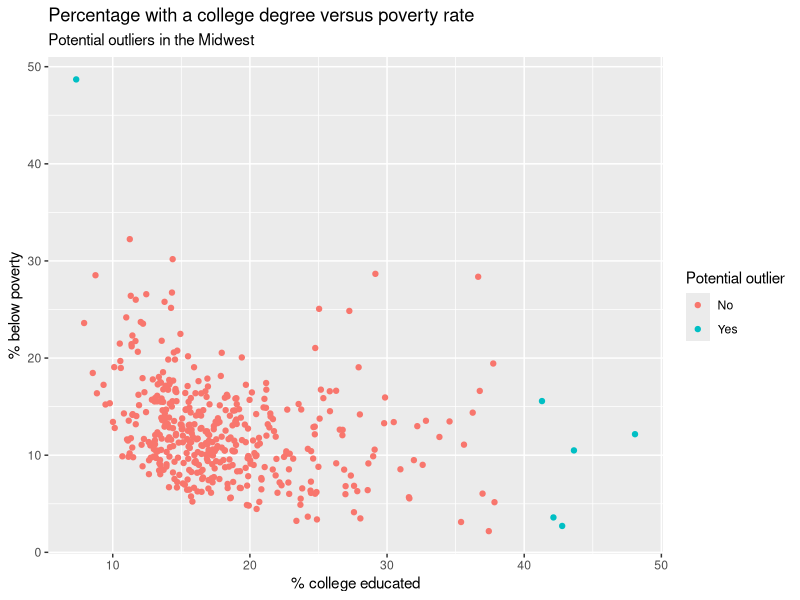

Here is the R script that generated this plot:
## ---- chunk 1
#| eval: true
#| message: false

library(tidyverse)
## ---- chunk 2
# Done with the assistance of ChatGPT
midwest %>%
  count(state) %>%
  arrange(desc(n))
## ---- chunk 3
# Done with the assistance of ChatGPT
midwest %>%
  count(county) %>%
  filter(n == 5)
## ---- chunk 4
# Done with the assistance of ChatGPT
midwest %>%
  filter(popdensity > 25000) %>%
  select(county, state, popdensity, poptotal, area) %>%
  arrange(desc(popdensity))
## ---- chunk 5
# Done with the assistance of ChatGPT
midwest %>%
  filter(popdensity == max(popdensity)) %>%
  select(county, state, popdensity, poptotal, area) %>%
  arrange(desc(popdensity))
## ---- chunk 6
# Done with the assistance of ChatGPT
midwest %>%
  summarize(
    typical_density = median(popdensity),
    q1 = quantile(popdensity, 0.25),
    q3 = quantile(popdensity, 0.75)
  )
## ---- chunk 7
# Done with the assistance of ChatGPT
midwest %>%
  mutate(metro = if_else(inmetro == 1, "Yes", "No")) %>%
  count(state, metro) %>%
  group_by(state) %>%
  mutate(prop = n / sum(n)) %>%
  ungroup()
## ---- chunk 8
# Done with the assistance of ChatGPT
midwest %>%
  filter(percbelowpoverty > 45, percollege < 10) %>%
  select(county, state, percbelowpoverty, percollege)
## ---- chunk 9
# Done with the assistance of ChatGPT
midwest %>%
  filter(percbelowpoverty > 45, percollege < 10) %>%
  select(county, state, percbelowpoverty, percollege)
## ---- chunk 10
# Done with the assistance of ChatGPT
midwest %>%
  filter(
    (percbelowpoverty > 45 & percollege < 10) |
    (percollege >= 40 & percbelowpoverty <= 20)
  ) %>%
  select(county, state, percbelowpoverty, percollege)
## ---- chunk 11
# Done with the assistance of ChatGPT
midwest %>%
  mutate(
    potential_outlier = if_else(
      (percbelowpoverty > 45 & percollege < 10) |
        (percollege >= 40 & percbelowpoverty <= 20),
      "Yes",
      "No"
    )
  ) %>%
  select(county, state, percbelowpoverty, percollege, potential_outlier) %>%
  arrange(potential_outlier)
## ---- chunk 12
# Done with the assistance of ChatGPT
midwest %>%
  mutate(
    potential_outlier = if_else(
      (percbelowpoverty > 45 & percollege < 10) |
        (percollege >= 40 & percbelowpoverty <= 20),
      "Yes",
      "No"
    )
  ) %>%
  ggplot(aes(x = percollege, y = percbelowpoverty, color = potential_outlier)) +
  geom_point() +
  labs(
    title = "Percentage with a college degree versus poverty rate",
    subtitle = "Potential outliers in the Midwest",
    x = "% college educated",
    y = "% below poverty",
    color = "Potential outlier"
  )
## ---- chunk 13
# Done with the assistance of ChatGPT
state_population <- midwest %>%
  group_by(state) %>%
  summarize(total_population = sum(poptotal)) %>%
  arrange(desc(total_population))

state_population
## ---- chunk 14
# Done with the assistance of ChatGPT
state_population %>%
  mutate(prop_population = total_population / sum(total_population)) %>%
  arrange(desc(prop_population))
## ---- chunk 15
# Done with the assistance of ChatGPT
state_poverty <- midwest %>%
  group_by(state) %>%
  summarize(mean_percbelowpoverty = mean(percbelowpoverty))

state_poverty
## ---- chunk 16
# Done with the assistance of ChatGPT
state_poverty %>%
  arrange(mean_percbelowpoverty)
